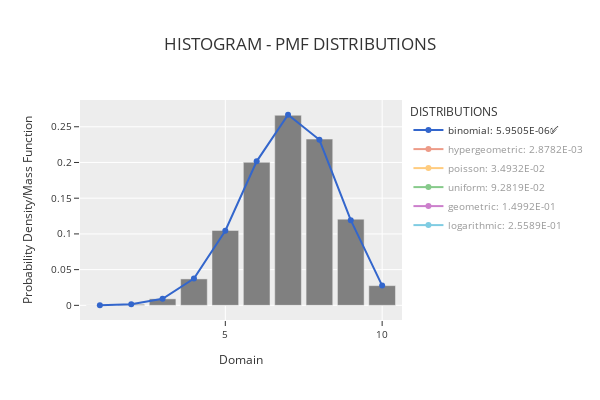

The notebook cell saved with this chart:
### Code cell
phitter_disc.plot_histogram_distributions()

### Figure 1 — Plotly figure (JSON) as saved in the notebook; plotly's stock layout.template omitted (floating-point values rounded to 4 significant figures)
{"data": [{"marker": {"color": "rgba(128,128,128,1)"}, "name": "Data", "showlegend": false, "type": "bar", "x": [1, 2, 3, 4, 5, 6, 7, 8, 9, 10], "y": [0.00024, 0.00149, 0.00911, 0.03702, 0.1048, 0.2002, 0.2661, 0.2327, 0.1206, 0.02761]}, {"line": {"color": "#3366CC", "width": 2}, "mode": "lines+markers", "name": "binomial: 5.9505E-06✅", "type": "scatter", "visible": true, "x": [1, 2, 3, 4, 5, 6, 7, 8, 9, 10], "y": [0.0001441, 0.001502, 0.009275, 0.03759, 0.1045, 0.2016, 0.2668, 0.2317, 0.1193, 0.02762]}, {"line": {"color": "#DC3912", "width": 2}, "mode": "lines+markers", "name": "hypergeometric: 2.8782E-03", "type": "scatter", "visible": "legendonly", "x": [1, 2, 3, 4, 5, 6, 7, 8, 9, 10], "y": [7.666e-05, 0.00115, 0.009095, 0.04244, 0.1234, 0.2292, 0.2729, 0.2046, 0.09229, 0.02256]}, {"line": {"color": "#FF9900", "width": 2}, "mode": "lines+markers", "name": "poisson: 3.4932E-02", "type": "scatter", "visible": "legendonly", "x": [1, 2, 3, 4, 5, 6, 7, 8, 9, 10], "y": [0.006435, 0.02249, 0.05241, 0.0916, 0.1281, 0.1492, 0.149, 0.1302, 0.1011, 0.0707]}, {"line": {"color": "#109618", "width": 2}, "mode": "lines+markers", "name": "uniform: 9.2819E-02", "type": "scatter", "visible": "legendonly", "x": [1, 2, 3, 4, 5, 6, 7, 8, 9, 10], "y": [0.1, 0.1, 0.1, 0.1, 0.1, 0.1, 0.1, 0.1, 0.1, 0.1]}, {"line": {"color": "#990099", "width": 2}, "mode": "lines+markers", "name": "geometric: 1.4992E-01", "type": "scatter", "visible": "legendonly", "x": [1, 2, 3, 4, 5, 6, 7, 8, 9, 10], "y": [0.1431, 0.1226, 0.1051, 0.09002, 0.07715, 0.06611, 0.05665, 0.04855, 0.0416, 0.03565]}, {"line": {"color": "#0099C6", "width": 2}, "mode": "lines+markers", "name": "logarithmic: 2.5589E-01", "type": "scatter", "visible": "legendonly", "x": [1, 2, 3, 4, 5, 6, 7, 8, 9, 10], "y": [0.3055, 0.1461, 0.09312, 0.06679, 0.0511, 0.04072, 0.03338, 0.02793, 0.02374, 0.02043]}], "layout": {"bargap": 0.15, "height": 400, "legend": {"font": {"size": 10}, "orientation": "v", "title": {"text": "DISTRIBUTIONS"}, "xanchor": "left", "y": 1, "yanchor": "auto"}, "title": {"text": "HISTOGRAM - PMF DISTRIBUTIONS"}, "width": 600, "xaxis": {"tickfont": {"size": 10}, "title": {"font": {"size": 12}, "text": "Domain"}}, "yaxis": {"tickfont": {"size": 10}, "title": {"font": {"size": 12}, "text": "Probability Density/Mass Function"}}}}
